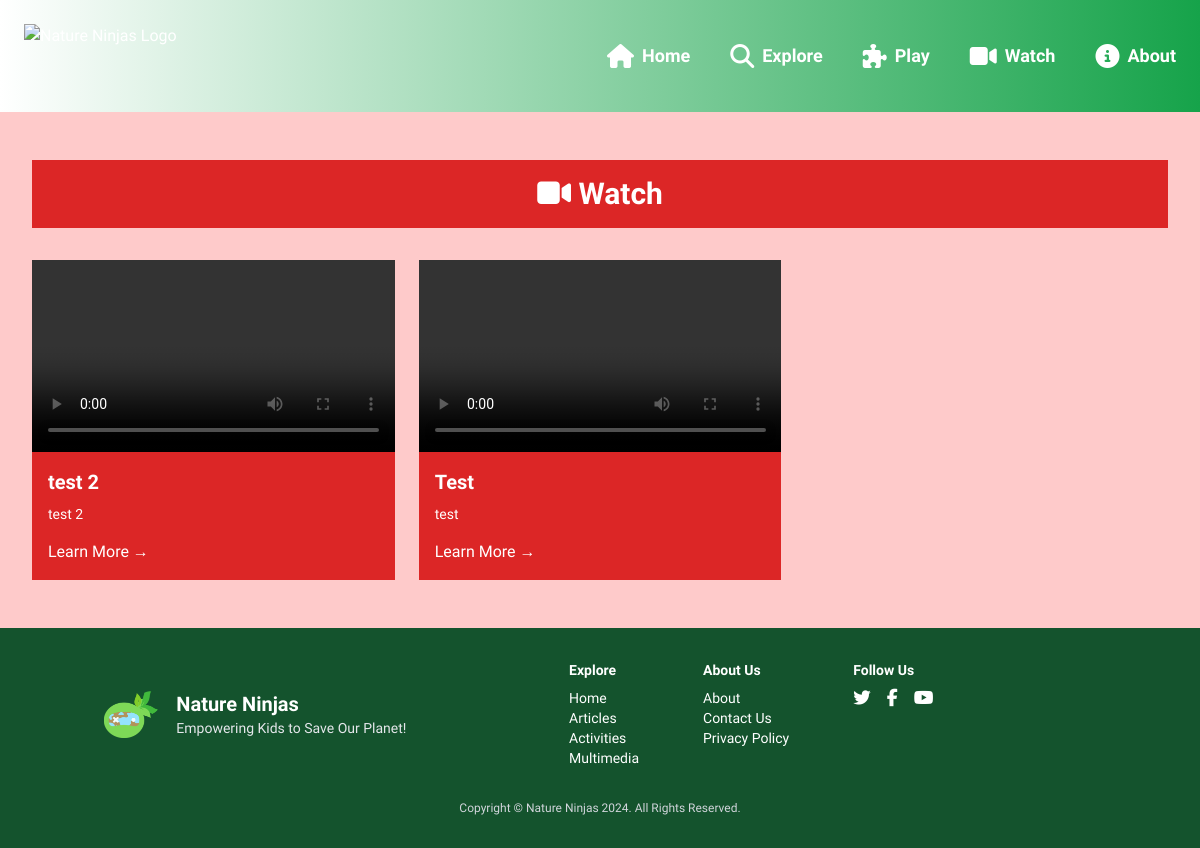
The app's page /multimedia/, older data.
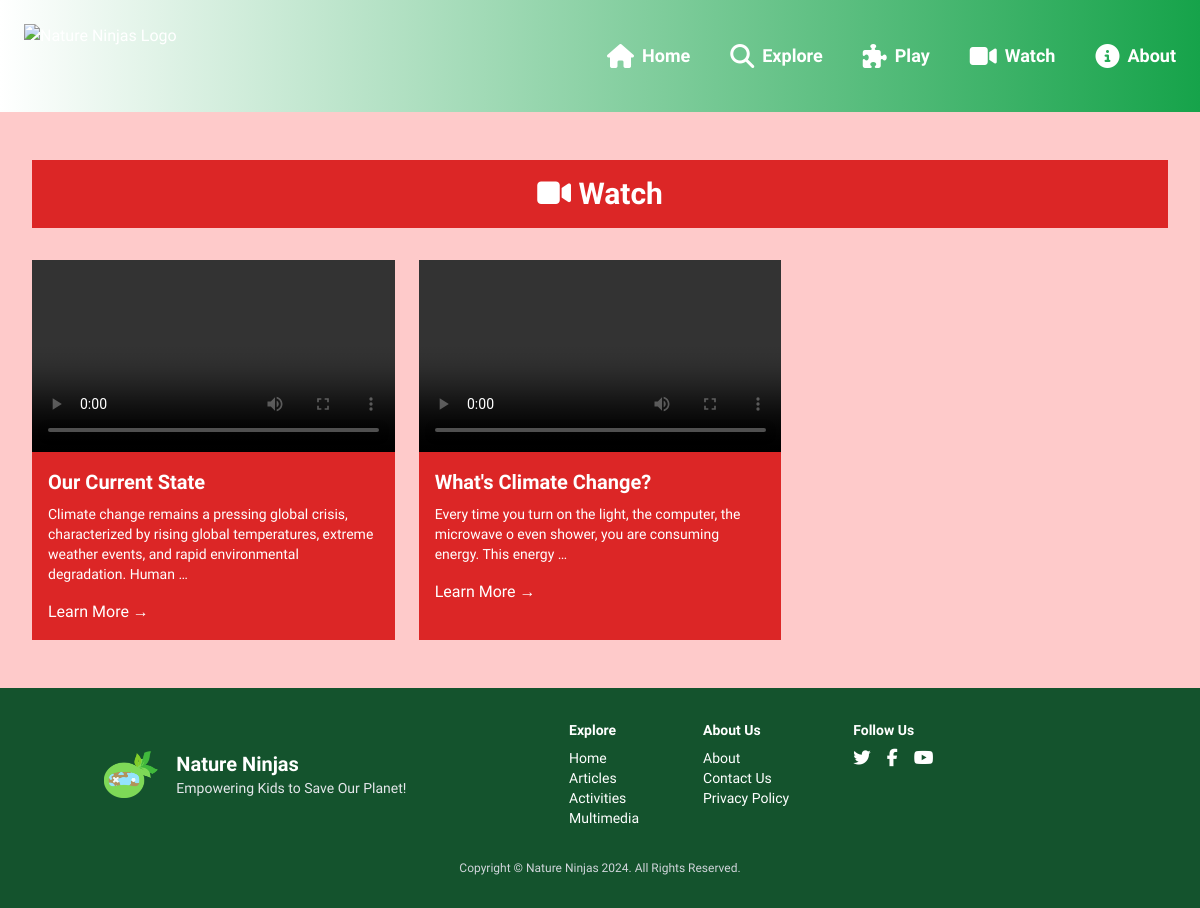
The same page, newer data.
### core/models.py (models this page shows, shortened)
class Multimedia(models.Model):
    title = models.CharField(max_length=200)  # Title of the multimedia content
    description = models.TextField(blank=True)  # Description of the multimedia content
    file = models.FileField(upload_to="multimedia/")  # File upload (e.g., video, audio, or infographic)
    created_at = models.DateTimeField(auto_now_add=True)  # Timestamp

### core/views.py (the view)
# urls.py: path('multimedia/', views.multimedia_list, name='multimedia'),
def multimedia_list(request):
    multimedia = Multimedia.objects.all().order_by('-created_at')
    return render(request, 'multimedia/list.html', {'multimedia': multimedia})

### core/templates/multimedia/list.html (shortened to what this page needs)
{% extends 'base.html' %}
{% block content %}
    <div class="py-12 bg-red-200">
        <div class="max-w-7xl mx-auto px-4 sm:px-6 lg:px-8">
            <div class="bg-red-600 p-4 mb-8">
                <h2 class="text-3xl font-bold text-white text-center">
                    <i class="fas fa-video text-3xl"></i> <span>Watch</span>
                </h2>
            </div>
            {% if multimedia %}
                <div class="grid grid-cols-1 sm:grid-cols-2 lg:grid-cols-3 gap-6">
                    {% for media in multimedia %}
                        <div class="bg-red-600 overflow-hidden hover:scale-105 transition-transform">
                            <video controls class="w-full h-48">
                                <source src="{{ media.file.url }}" type="video/mp4">
                            </video>
                            <div class="p-4 text-white">
                                <h3 class="text-xl font-semibold mb-2">{{ media.title }}</h3>
                                <p class="text-sm mb-4">{{ media.description|truncatewords:20 }}</p>
                                <a href="{% url 'multimedia_detail' media.id %}"
                                   class="font-medium hover:underline">Learn More →</a>
                            </div>
                        </div>
                    {% endfor %}
                </div>
            {% else %}
                <p class="text-center text-red-600">No multimedia available at the moment.</p>
            {% endif %}
        </div>
    </div>
{% endblock %}

Row changes from the older to the newer data that the page shows:
removed Multimedia: title "test 2", description "test 2"
removed Multimedia: title "Test", description "test"
added Multimedia: title "Our Current State", description "Climate change remains a pressing global crisis, characterized by rising global temperatures, extreme weather events, and rapid environmental degradation. Human …"
added Multimedia: title "What's Climate Change?", description "Every time you turn on the light, the computer, the microwave o even shower, you are consuming energy. This energy …"
